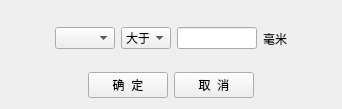
<?xml version="1.0" encoding="UTF-8"?>
<ui version="4.0">
 <class>AddRuleConditionWidget</class>
 <widget class="QWidget" name="AddRuleConditionWidget">
  <property name="geometry">
   <rect>
    <x>0</x>
    <y>0</y>
    <width>342</width>
    <height>109</height>
   </rect>
  </property>
  <property name="windowTitle">
   <string>AddRuleConditionWidget</string>
  </property>
  <layout class="QVBoxLayout" name="verticalLayout">
   <item>
    <layout class="QHBoxLayout" name="horizontalLayout">
     <item>
      <spacer name="horizontalSpacer_3">
       <property name="orientation">
        <enum>Qt::Horizontal</enum>
       </property>
       <property name="sizeHint" stdset="0">
        <size>
         <width>40</width>
         <height>20</height>
        </size>
       </property>
      </spacer>
     </item>
     <item>
      <widget class="QComboBox" name="combo_condition">
       <property name="sizePolicy">
        <sizepolicy hsizetype="Fixed" vsizetype="Fixed">
         <horstretch>0</horstretch>
         <verstretch>0</verstretch>
        </sizepolicy>
       </property>
       <property name="maximumSize">
        <size>
         <width>60</width>
         <height>16777215</height>
        </size>
       </property>
      </widget>
     </item>
     <item>
      <widget class="QComboBox" name="combo_relation">
       <property name="sizePolicy">
        <sizepolicy hsizetype="Fixed" vsizetype="Fixed">
         <horstretch>0</horstretch>
         <verstretch>0</verstretch>
        </sizepolicy>
       </property>
       <property name="minimumSize">
        <size>
         <width>50</width>
         <height>0</height>
        </size>
       </property>
       <property name="maximumSize">
        <size>
         <width>20</width>
         <height>16777215</height>
        </size>
       </property>
       <item>
        <property name="text">
         <string>大于</string>
        </property>
       </item>
       <item>
        <property name="text">
         <string>小于</string>
        </property>
       </item>
      </widget>
     </item>
     <item>
      <widget class="QLineEdit" name="lineEdit">
       <property name="sizePolicy">
        <sizepolicy hsizetype="Fixed" vsizetype="Fixed">
         <horstretch>0</horstretch>
         <verstretch>0</verstretch>
        </sizepolicy>
       </property>
       <property name="minimumSize">
        <size>
         <width>80</width>
         <height>0</height>
        </size>
       </property>
       <property name="maximumSize">
        <size>
         <width>80</width>
         <height>16777215</height>
        </size>
       </property>
      </widget>
     </item>
     <item>
      <widget class="QLabel" name="label">
       <property name="text">
        <string>毫米</string>
       </property>
      </widget>
     </item>
     <item>
      <spacer name="horizontalSpacer_4">
       <property name="orientation">
        <enum>Qt::Horizontal</enum>
       </property>
       <property name="sizeHint" stdset="0">
        <size>
         <width>40</width>
         <height>20</height>
        </size>
       </property>
      </spacer>
     </item>
    </layout>
   </item>
   <item>
    <layout class="QHBoxLayout" name="horizontalLayout_2">
     <item>
      <spacer name="horizontalSpacer">
       <property name="orientation">
        <enum>Qt::Horizontal</enum>
       </property>
       <property name="sizeHint" stdset="0">
        <size>
         <width>40</width>
         <height>20</height>
        </size>
       </property>
      </spacer>
     </item>
     <item>
      <widget class="QPushButton" name="button_accept">
       <property name="text">
        <string>确  定</string>
       </property>
      </widget>
     </item>
     <item>
      <widget class="QPushButton" name="button_cancel">
       <property name="text">
        <string>取  消</string>
       </property>
      </widget>
     </item>
     <item>
      <spacer name="horizontalSpacer_2">
       <property name="orientation">
        <enum>Qt::Horizontal</enum>
       </property>
       <property name="sizeHint" stdset="0">
        <size>
         <width>40</width>
         <height>20</height>
        </size>
       </property>
      </spacer>
     </item>
    </layout>
   </item>
  </layout>
 </widget>
 <layoutdefault spacing="6" margin="11"/>
 <resources/>
 <connections/>
</ui>
